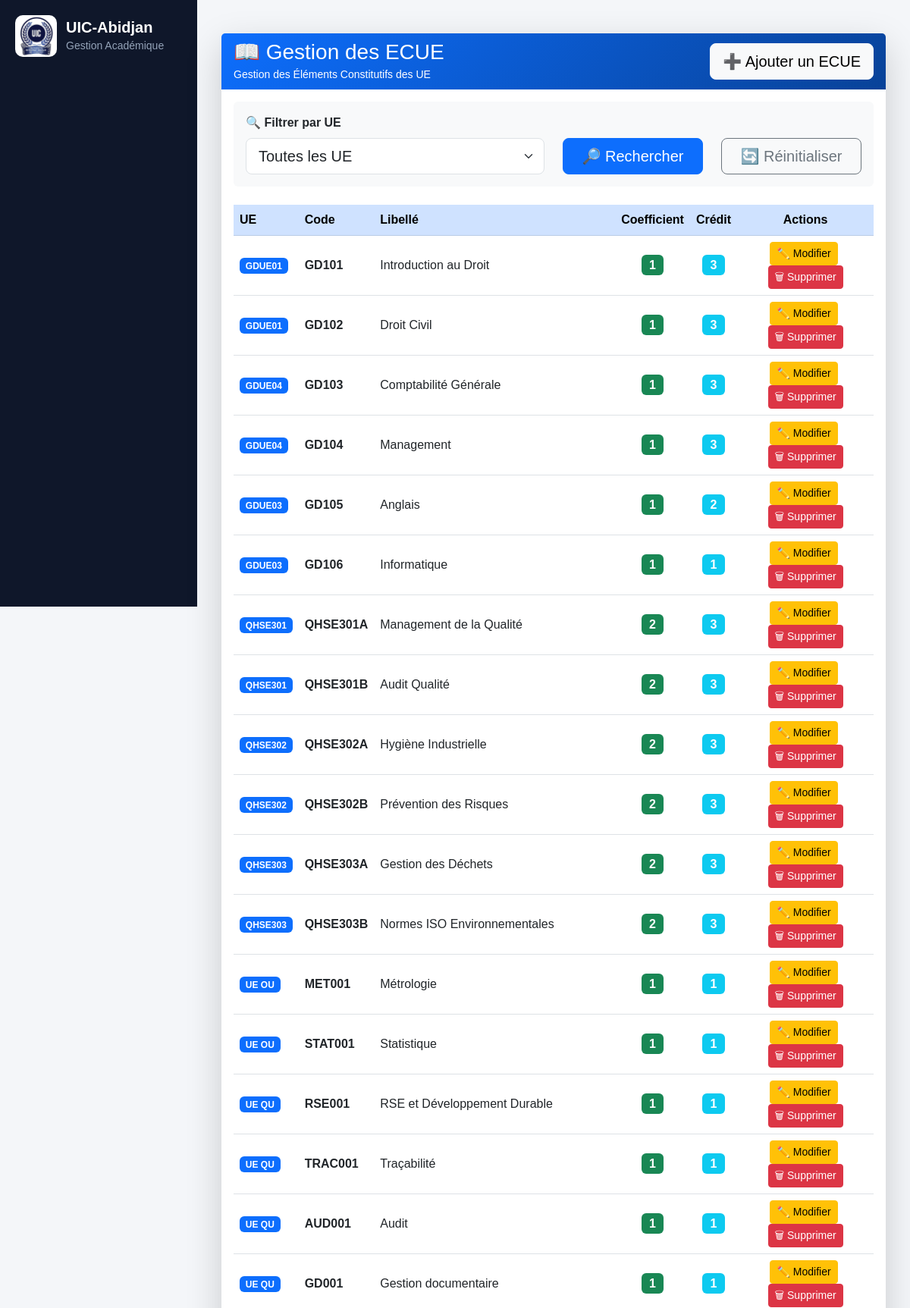
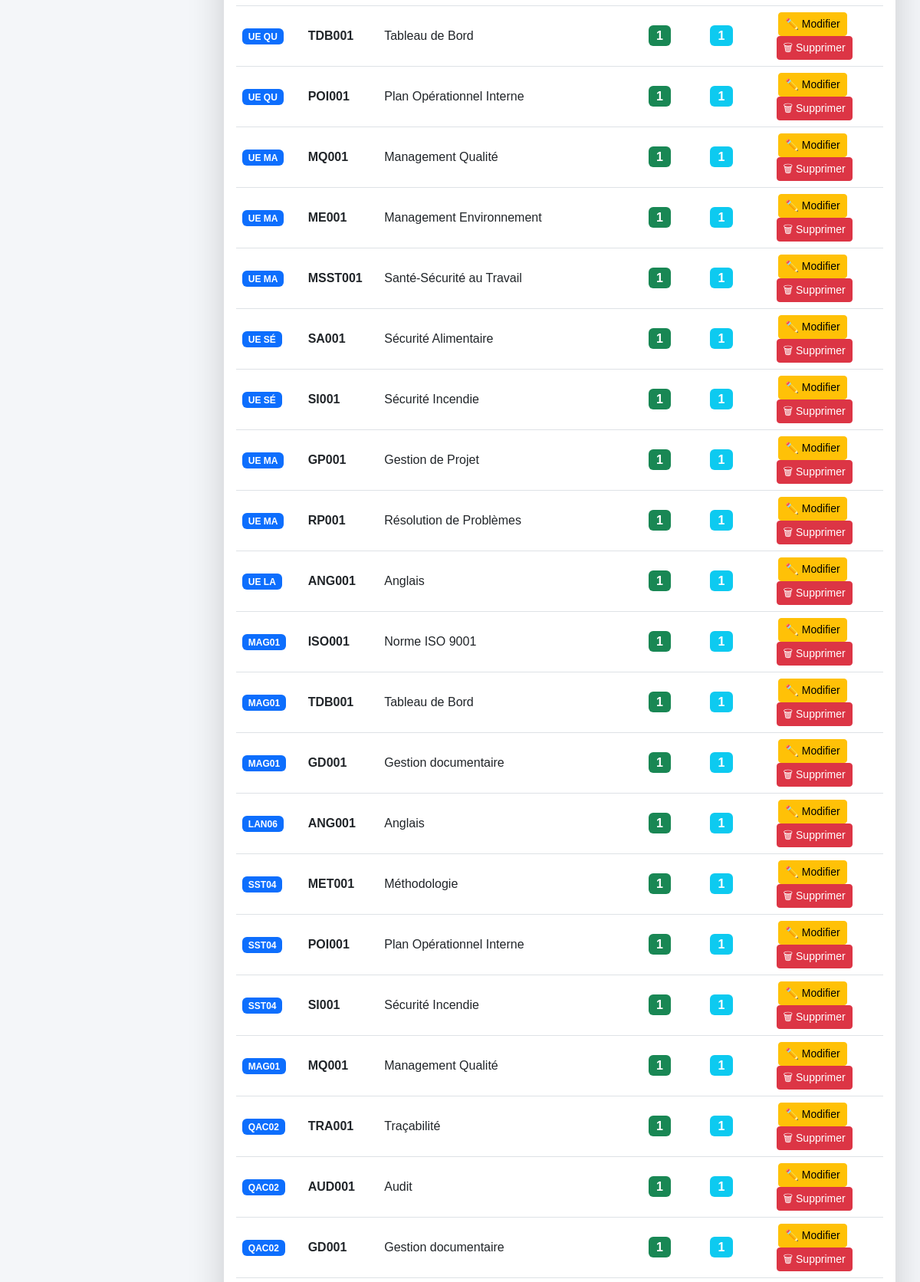
The page /lmd/ecue/ (upper part) on the database its author committed (2 pictures, top to bottom).
### lmd/models.py (models this page shows, shortened)
class ECUE(models.Model):
    ue = models.ForeignKey(
        UE,
        on_delete=models.CASCADE,
        related_name="ecues"
    )
    code = models.CharField(max_length=20)
    libelle = models.CharField(max_length=200)
    coefficient = models.IntegerField(default=1)
    credit = models.IntegerField(default=1)
    ordre = models.IntegerField(default=1)
    semestre = models.CharField(
        max_length=5,
        choices=[
            ("S1", "Semestre 1"),
            ("S2", "Semestre 2"),
        ],
        default="S1"
    )

class UE(models.Model):
    niveau = models.CharField(
    max_length=2,
    choices=[
        ("L1", "Licence 1"),
        ("L2", "Licence 2"),
        ("L3", "Licence 3"),
       ],
        default="L1"
     )
    SEMESTRE_CHOICES = (
        ("S1", "Semestre 1"),
        ("S2", "Semestre 2"),
        ("S3", "Semestre 3"),
        ("S4", "Semestre 4"),
        ("S5", "Semestre 5"),
        ("S6", "Semestre 6"),
    )
    code = models.CharField(
        max_length=20
    )
    libelle = models.CharField(
        max_length=200
    )
    credit = models.PositiveIntegerField(
        default=0
    )
    filiere = models.ForeignKey(
        "FiliereLMD",
        null=True,
        blank=True,
        on_delete=models.PROTECT,
        related_name="ues"
    )
    grande_unite = models.ForeignKey(
        "GrandeUnite",
        null=True,
        blank=True,
        on_delete=models.PROTECT,
        related_name="ues"
    )
    semestre = models.CharField(
        max_length=2,
        choices=SEMESTRE_CHOICES,
        default="S1"
    )
    ordre = models.PositiveIntegerField(default=1)
    class Meta:
        ordering = ["ordre"]

### lmd/views.py (the view)
# urls.py: path('ecue/', views.ecue_list, name='ecue_list'),
def ecue_list(request):
    ue_id = request.GET.get("ue")
    ecues = ECUE.objects.select_related("ue").all()
    if ue_id:
        ecues = ecues.filter(ue_id=ue_id)
    total_credits = ecues.aggregate(
     total=Sum("credit")
     )["total"] or 0
    return render(request, "lmd/ecue/list.html", {
        "ecues": ecues,
        "ues": UE.objects.all(),
        "ue_selected": ue_id,
        "total_credits": total_credits,
    })

### lmd/templates/lmd/ecue/list.html (shortened to what this page needs)
{% extends "base.html" %}
{% block content %}
<div class="container-fluid py-4">
    <div class="card border-0 shadow-lg">
        <div class="card-header border-0 text-white"
             style="background: linear-gradient(135deg,#0d6efd,#084298);">
            <div class="d-flex justify-content-between align-items-center">
                <div>
                    <h3 class="mb-0">
                        📖 Gestion des ECUE
                    </h3>
                    <small>
                        Gestion des Éléments Constitutifs des UE
                    </small>
                </div>
                <a href="{% url 'ecue_add' %}"
                   class="btn btn-light btn-lg">
                    ➕ Ajouter un ECUE
                </a>
            </div>
        </div>
        <div class="card-body">
            <div class="card bg-light border-0 mb-4">
                <div class="card-body">
                    <form method="get">
                        <div class="row align-items-end">
                            <div class="col-md-6">
                                <label class="form-label fw-bold">
                                    🔍 Filtrer par UE
                                </label>
                                <select
                                    name="ue"
                                    class="form-select form-select-lg"
                                    onchange="this.form.submit()">
                                    <option value="">
                                        Toutes les UE
                                    </option>
                                </select>
                            </div>
                            <div class="col-md-3">
                                <button type="submit"
                                        class="btn btn-primary btn-lg w-100">
                                    🔎 Rechercher
                                </button>
                            </div>
                            <div class="col-md-3">
                                <a href="{% url 'ecue_list' %}"
                                   class="btn btn-outline-secondary btn-lg w-100">
                                    🔄 Réinitialiser
                                </a>
                            </div>
                        </div>
                    </form>
                </div>
            </div>
            <div class="table-responsive">
                <table class="table table-hover align-middle">
                    <thead class="table-primary">
                        <tr>
                            <th>UE</th>
                            <th>Code</th>
                            <th>Libellé</th>
                            <th class="text-center">Coefficient</th>
                            <th class="text-center">Crédit</th>
                            <th class="text-center">Actions</th>
                        </tr>
                    </thead>
                    <tbody>
                        {% for e in ecues %}
                        <tr>
                            <td>
                                <span class="badge bg-primary">
                                    {{ e.ue.code }}
                                </span>
                            </td>
                            <td>
                                <strong>{{ e.code }}</strong>
                            </td>
                            <td>
                                {{ e.libelle }}
                            </td>
                            <td class="text-center">
                                <span class="badge bg-success fs-6">
                                    {{ e.coefficient }}
                                </span>
                            </td>
                            <td class="text-center">
                                <span class="badge bg-info fs-6">
                                    {{ e.credit }}
                                </span>
                            </td>
                            <td class="text-center">
                                <a href="{% url 'ecue_edit' e.id %}"
                                   class="btn btn-warning btn-sm me-1">
                                    ✏️ Modifier
                                </a>
                                <a href="{% url 'ecue_delete' e.id %}"
                                   class="btn btn-danger btn-sm">
                                    🗑 Supprimer
                                </a>
                            </td>
                        </tr>
                        {% endfor %}
                    </tbody>
                </table>
            </div>
        </div>
    </div>
</div>
{% endblock %}

### core/templates/base.html (style rules this page uses)
body { margin: 0; font-family: Arial, sans-serif; background: #f4f6f9; }

### rows shown on the page
ECUE: ue.code "GDUE01", code "GD101", libelle "Introduction au Droit", coefficient "1", credit "3"
ECUE: ue.code "GDUE01", code "GD102", libelle "Droit Civil", coefficient "1", credit "3"
ECUE: ue.code "GDUE04", code "GD103", libelle "Comptabilité Générale", coefficient "1", credit "3"
ECUE: ue.code "GDUE04", code "GD104", libelle "Management", coefficient "1", credit "3"
ECUE: ue.code "GDUE03", code "GD105", libelle "Anglais", coefficient "1", credit "2"
ECUE: ue.code "GDUE03", code "GD106", libelle "Informatique", coefficient "1", credit "1"
ECUE: ue.code "QHSE301", code "QHSE301A", libelle "Management de la Qualité", coefficient "2", credit "3"
ECUE: ue.code "QHSE301", code "QHSE301B", libelle "Audit Qualité", coefficient "2", credit "3"
ECUE: ue.code "QHSE302", code "QHSE302A", libelle "Hygiène Industrielle", coefficient "2", credit "3"
ECUE: ue.code "QHSE302", code "QHSE302B", libelle "Prévention des Risques", coefficient "2", credit "3"
ECUE: ue.code "QHSE303", code "QHSE303A", libelle "Gestion des Déchets", coefficient "2", credit "3"
ECUE: ue.code "QHSE303", code "QHSE303B", libelle "Normes ISO Environnementales", coefficient "2", credit "3"
ECUE: ue.code "UE OU", code "MET001", libelle "Métrologie", coefficient "1", credit "1"
ECUE: ue.code "UE OU", code "STAT001", libelle "Statistique", coefficient "1", credit "1"
ECUE: ue.code "UE QU", code "RSE001", libelle "RSE et Développement Durable", coefficient "1", credit "1"
ECUE: ue.code "UE QU", code "TRAC001", libelle "Traçabilité", coefficient "1", credit "1"
ECUE: ue.code "UE QU", code "AUD001", libelle "Audit", coefficient "1", credit "1"
ECUE: ue.code "UE QU", code "GD001", libelle "Gestion documentaire", coefficient "1", credit "1"
ECUE: ue.code "UE QU", code "TDB001", libelle "Tableau de Bord", coefficient "1", credit "1"
ECUE: ue.code "UE QU", code "POI001", libelle "Plan Opérationnel Interne", coefficient "1", credit "1"
ECUE: ue.code "UE MA", code "MQ001", libelle "Management Qualité", coefficient "1", credit "1"
ECUE: ue.code "UE MA", code "ME001", libelle "Management Environnement", coefficient "1", credit "1"
ECUE: ue.code "UE MA", code "MSST001", libelle "Santé-Sécurité au Travail", coefficient "1", credit "1"
ECUE: ue.code "UE SÉ", code "SA001", libelle "Sécurité Alimentaire", coefficient "1", credit "1"
ECUE: ue.code "UE SÉ", code "SI001", libelle "Sécurité Incendie", coefficient "1", credit "1"
ECUE: ue.code "UE MA", code "GP001", libelle "Gestion de Projet", coefficient "1", credit "1"
ECUE: ue.code "UE MA", code "RP001", libelle "Résolution de Problèmes", coefficient "1", credit "1"
ECUE: ue.code "UE LA", code "ANG001", libelle "Anglais", coefficient "1", credit "1"
ECUE: ue.code "MAG01", code "ISO001", libelle "Norme ISO 9001", coefficient "1", credit "1"
ECUE: ue.code "MAG01", code "TDB001", libelle "Tableau de Bord", coefficient "1", credit "1"
ECUE: ue.code "MAG01", code "GD001", libelle "Gestion documentaire", coefficient "1", credit "1"
ECUE: ue.code "LAN06", code "ANG001", libelle "Anglais", coefficient "1", credit "1"
ECUE: ue.code "SST04", code "MET001", libelle "Méthodologie", coefficient "1", credit "1"
ECUE: ue.code "SST04", code "POI001", libelle "Plan Opérationnel Interne", coefficient "1", credit "1"
ECUE: ue.code "SST04", code "SI001", libelle "Sécurité Incendie", coefficient "1", credit "1"
ECUE: ue.code "MAG01", code "MQ001", libelle "Management Qualité", coefficient "1", credit "1"
ECUE: ue.code "QAC02", code "TRA001", libelle "Traçabilité", coefficient "1", credit "1"
ECUE: ue.code "QAC02", code "AUD001", libelle "Audit", coefficient "1", credit "1"
ECUE: ue.code "QAC02", code "GD001", libelle "Gestion documentaire", coefficient "1", credit "1"
